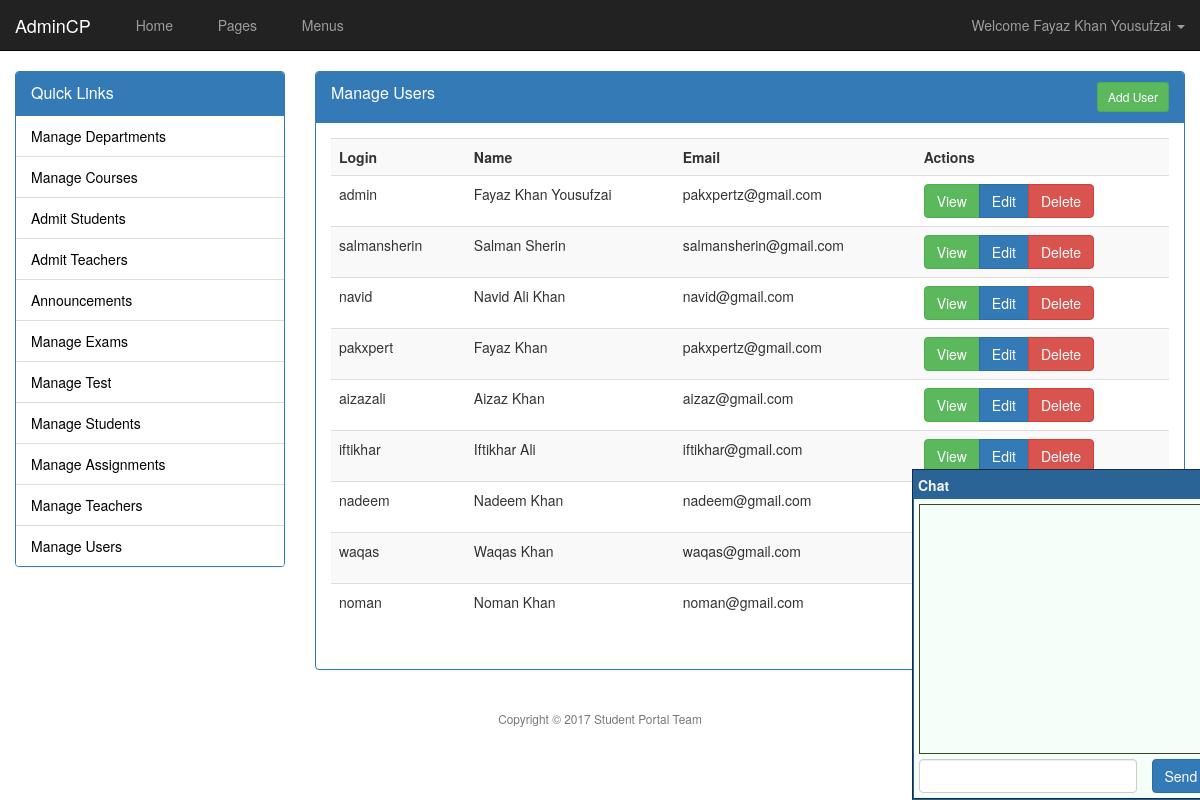
The page /admin/users.php (signed in) on the database its author committed.
### tables this page shows
CREATE TABLE `users` (
  `user_id` int(11) NOT NULL,
  `user_login` varchar(32) NOT NULL,
  `user_password` char(32) NOT NULL,
  `user_email` varchar(64) NOT NULL,
  `user_name` varchar(64) NOT NULL,
  `user_level` varchar(30) NOT NULL,
  `user_dob` date NOT NULL,
  `user_qualification` varchar(200) NOT NULL,
  `user_address` varchar(200) NOT NULL,
  `user_contact` varchar(20) NOT NULL,
  `user_gender` varchar(20) DEFAULT NULL
);

### inc/database.php (called while the page is built, shortened)
<?php
class Database {
    public static $options = array();
    protected $con;
    protected $rs;
    public function __construct() {
        if (empty(self::$options)) {
            self::$options = array(
                PDO::ATTR_PERSISTENT => true,
                PDO::ATTR_ERRMODE => PDO::ERRMODE_EXCEPTION,
                PDO::MYSQL_ATTR_INIT_COMMAND => "SET NAMES utf8"
            );
        }
        try {
            $dsn = 'mysql:host=' . DB_HOST . ';dbname=' . DB_NAME;
            $this->con = new PDO($dsn, DB_USER, DB_PASS, self::$options);
        } catch (PDOException $e) {
            throw $e;
        }
    }
    public function query($stmt, $args = NULL) {
        $output = FALSE;
        try {
            $qprm = (!is_null($args) && !is_array($args)) ? array($args) : $args;
            $this->rs = $this->con->prepare($stmt);
            if (is_null($qprm)) {
                $this->rs->execute();
            } else {
                $this->rs->execute($qprm);
            }
            $output = $this;
        } catch (PDOException $e) {
            throw $e;
        }
        return $output;
    }
    public function fetchObject() {
        return $this->rs->fetch(PDO::FETCH_OBJ);
    }
}

### admin/users.php (the view, shortened to what this page needs)
<?php require 'header.php' ?>
<?php
$db = new Database();
if (isset($_GET["action"])) {
    $a = cleanString($_GET["action"]);
    if ($a === "add") {
        ?>
        <div class="panel panel-primary">
            <div class="panel-heading">
                <div class="panel-title">
                    Add User
                </div>
            </div>
            <div class="panel-body">
                <?php
                if (isset($_POST["publish"])) {
                    $login = cleanString($_POST["login"]);
                    $password = cleanString($_POST["password"]);
                    $email = cleanString($_POST["email"]);
                    $name = cleanString($_POST["name"]);
                    $address = cleanString($_POST["address"]);
                    $contact = cleanString($_POST["contact"]);
                    $qualification = cleanString($_POST["qualification"]);
                    $dob = cleanString($_POST["dob"]);
                    $gender = cleanString($_POST["gender"]);
                    $level = "admin";
                    if (empty($login) || empty($email) || empty($name) || empty($address) || empty($contact) || empty($qualification) || empty($dob) || empty($gender) || empty($level)) {
                        msgBox("error", "All fields are required");
                    } else {
                        try {
                            $password = md5($password);
                            $dob = date("Y-m-d", strtotime($dob));
                            $stmt = "INSERT INTO users VALUES(null,?,?,?,?,?,?,?,?,?,?)";
                            $args = array($login, $password, $email, $name, $level, $dob, $qualification, $address, $contact, $gender);
                            $db->runQuery($stmt, $args);
                            msgBox("ok", "User Published");
                        } catch (PDOException $e) {
                            msgBox("error", $e->getMessage());
                        }
                    }
                }
                ?>
                <form method="post" action="users.php?action=add">
                    <div class="form-group">
                        <label>Login</label>
                        <input type="text" name="login" class="form-control" required="" />
                    </div>
                    <div class="form-group">
                        <label>Password</label>
                        <input type="password" name="password" class="form-control" required="" />
                    </div>
                    <div class="form-group">
                        <label>E-mail</label>
                        <input type="email" name="email" class="form-control" required="" />
                    </div>
                    <div class="form-group">
                        <label>Name</label>
                        <input type="text" name="name" class="form-control" required="" />
                    </div>
                    <div class="form-group">
                        <label>Date of Birth</label>
                        <input type="date" name="dob" class="form-control" required="" />
                    </div>
                    <div class="form-group">
                        <label>Contact</label>
                        <input type="text" name="contact" class="form-control" required="" />
                    </div>
                    <div class="form-group">
                        <label>Qualification</label>
                        <input type="text" name="qualification" class="form-control" required="" />
                    </div>
                    <div class="form-group">
                        <label>Address</label>
                        <input type="text" name="address" class="form-control" required="" />
                    </div>
                    <div class="form-group">
                        <label>Gender</label>
                        <select name="gender" class="form-control">
                            <?php echo list_gender(); ?>
                        </select>
                    </div>
                    <input type="submit" name="publish" value="Publish" class="btn btn-primary" />
                </form>
            </div>
        </div>
        <?php
    } else if ($a === "edit") {
        if (isset($_GET["id"])) {
            $id = intval(cleanString($_GET["id"]));
            ?>
            <div class="panel panel-primary">
                <div class="panel-heading">
                    <div class="panel-title">
                        Edit User
                    </div>
                </div>
                <div class="panel-body">
                    <?php
                    if (isset($_POST["publish"])) {
                        $login = cleanString($_POST["login"]);
                        $password = cleanString($_POST["password"]);
                        $email = cleanString($_POST["email"]);
                        $name = cleanString($_POST["name"]);
                        $address = cleanString($_POST["address"]);
                        $contact = cleanString($_POST["contact"]);
                        $qualification = cleanString($_POST["qualification"]);
                        $dob = cleanString($_POST["dob"]);
                        $gender = cleanString($_POST["gender"]);
                        $level = "admin";
                        if (empty($login) || empty($email) || empty($name) || empty($address) || empty($contact) || empty($qualification) || empty($dob) || empty($gender) || empty($level)) {
                            msgBox("error", "All fields are required");
                        } else {
                            try {
                                $password = md5($password);
                                $dob = date("Y-m-d", strtotime($dob));
                                $stmt = "UPDATE users SET user_login = ?,"
                                        . "user_password = ?, user_email = ?, "
                                        . "user_name = ?, user_level = ?, "
                                        . "user_dob = ?, user_qualification = ?,"
                                        . "user_address = ?, user_contact = ?,"
                                        . "user_gender = ? WHERE user_id = ?";
                                $args = array($login, $password, $email, $name, $level, $dob, $qualification, $address, $contact, $gender, $id);
                                $db->runQuery($stmt, $args);
                                msgBox("ok", "User Updated");
                            } catch (PDOException $e) {
                                msgBox("error", $e->getMessage());
                            }
                        }
                    }
                    $db->query("SELECT * FROM users WHERE user_id = ?",array($id));
                    $r = $db->fetchObject();
                    ?>
                    <form method="post" action="users.php?action=add">
                        <div class="form-group">
                            <label>Login</label>
                            <input type="text" name="login" value="<?php echo $r->user_login ?>" class="form-control" required="" />
                        </div>
                        <div class="form-group">
                            <label>Password</label>
                            <input type="password" name="password" class="form-control" required="" />
                        </div>
                        <div class="form-group">
                            <label>E-mail</label>
                            <input type="email" name="email" value="<?php echo $r->user_email ?>" class="form-control" required="" />
                        </div>
                        <div class="form-group">
                            <label>Name</label>
                            <input type="text" name="name" value="<?php echo $r->user_name ?>" class="form-control" required="" />
                        </div>
                        <div class="form-group">
                            <label>Date of Birth</label>
                            <input type="date" name="dob" value="<?php echo $r->user_dob ?>" class="form-control" required="" />
                        </div>
                        <div class="form-group">
                            <label>Contact</label>
                            <input type="text" name="contact" value="<?php echo $r->user_contact ?>" class="form-control" required="" />
                        </div>
                        <div class="form-group">
                            <label>Qualification</label>
                            <input type="text" name="qualification" value="<?php echo $r->user_qualification ?>" class="form-control" required="" />
                        </div>
                        <div class="form-group">
                            <label>Address</label>
                            <input type="text" name="address" value="<?php echo $r->user_address ?>" class="form-control" required="" />
                        </div>
                        <div class="form-group">
                            <label>Gender</label>
                            <select name="gender" class="form-control">
                                <?php echo list_gender($r->user_gender); ?>
                            </select>
                        </div>
                        <input type="submit" name="publish" value="Update" class="btn btn-primary" />
                    </form>
                </div>
            </div>
            <?php
        }
    } else if ($a === "delete") {
        if (isset($_GET["id"])) {
            $id = intval(cleanString($_GET["id"]));
            try {
                $db->runQuery("DELETE FROM users WHERE user_id = ?", array($id));
                msgBox("ok", "User Deleted");
                header("refresh:1;url=users.php");
            } catch (PDOException $e) {
                msgBox("erorr", $e->getMessage());
                header("refresh:3;url=users.php");
            }
        }
    } else {
        echo "Nothing to do";
    }
} else {
    ?>
    <div class="panel panel-primary">
        <div class="panel-heading">
            <div class="panel-title">
                Manage Users
                <div class="pull-right">
                    <a href="users.php?action=add" class="btn btn-sm btn-success">Add User</a>
                </div>
                <div class="clearfix"></div>
            </div>
        </div>
        <div class="panel-body">
            <table class="table table-striped table-hover">
                <tr>
                    <th>Login</th>
                    <th>Name</th>
                    <th>Email</th>
                    <th>Actions</th>
                </tr>
                <?php
                try {
                    $db->query("SELECT * FROM users");
                    while ($r = $db->fetchObject()) {
                        echo "
                            <tr>
                                <td>$r->user_login</td>
                                <td>$r->user_name</td>
                                <td>$r->user_email</td>
                                <td>
                                    <div class='btn-group'>
                                        <a href='' class='btn btn-success'>View</a>
                                        <a href='users.php?action=edit&amp;id=$r->user_id' class='btn btn-primary'>Edit</a>
                                        <a href='users.php?action=delete&amp;id=$r->user_id' class='btn btn-danger'>Delete</a>
                                    </div>
                                </td>
                            </tr>
                        ";
                    }
                } catch (PDOException $e) {
                    msgBox("error", $e->getMessage());
                }
                ?>
            </table>
        </div>
    </div>
    <?php
}
?>
<?php require 'footer.php' ?>

### content/assets/admin-theme/css/style.css (style rules this page uses)
@media (min-width: 786px) { .admin-body { background: url('../background.jpg') no-repeat fixed center center } }

### rows shown on the page
users: user_login "admin", user_name "Fayaz Khan Yousufzai", user_email "pakxpertz@gmail.com"
users: user_login "salmansherin", user_name "Salman Sherin", user_email "salmansherin@gmail.com"
users: user_login "navid", user_name "Navid Ali Khan", user_email "navid@gmail.com"
users: user_login "pakxpert", user_name "Fayaz Khan", user_email "pakxpertz@gmail.com"
users: user_login "aizazali", user_name "Aizaz Khan", user_email "aizaz@gmail.com"
users: user_login "iftikhar", user_name "Iftikhar Ali", user_email "iftikhar@gmail.com"
users: user_login "nadeem", user_name "Nadeem Khan", user_email "nadeem@gmail.com"
users: user_login "waqas", user_name "Waqas Khan", user_email "waqas@gmail.com"
users: user_login "noman", user_name "Noman Khan", user_email "noman@gmail.com"

### other values the page prints
$_SESSION["user_name"] "Fayaz Khan Yousufzai"
